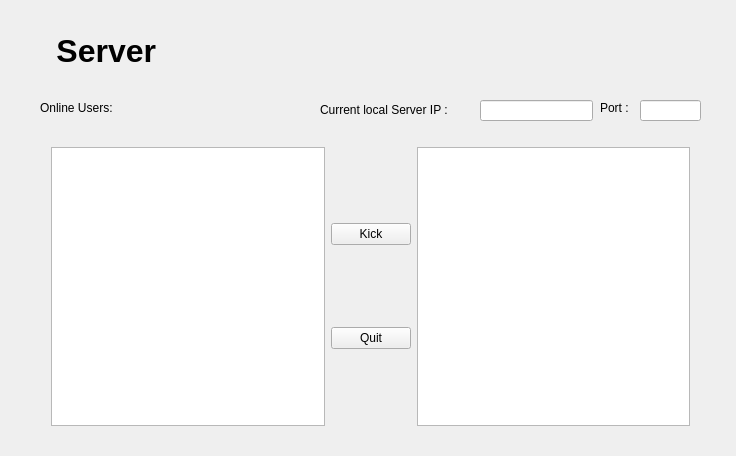
<?xml version="1.0" encoding="UTF-8"?>
<ui version="4.0">
 <class>Dialog</class>
 <widget class="QDialog" name="Dialog">
  <property name="geometry">
   <rect>
    <x>0</x>
    <y>0</y>
    <width>736</width>
    <height>456</height>
   </rect>
  </property>
  <property name="minimumSize">
   <size>
    <width>736</width>
    <height>456</height>
   </size>
  </property>
  <property name="maximumSize">
   <size>
    <width>736</width>
    <height>456</height>
   </size>
  </property>
  <property name="windowTitle">
   <string>Dialog</string>
  </property>
  <widget class="QStackedWidget" name="stackedWidget">
   <property name="geometry">
    <rect>
     <x>20</x>
     <y>80</y>
     <width>712</width>
     <height>371</height>
    </rect>
   </property>
   <property name="currentIndex">
    <number>1</number>
   </property>
   <widget class="QWidget" name="page_1">
    <widget class="QPushButton" name="pushButton_start">
     <property name="geometry">
      <rect>
       <x>290</x>
       <y>180</y>
       <width>113</width>
       <height>32</height>
      </rect>
     </property>
     <property name="text">
      <string>Start Server</string>
     </property>
    </widget>
    <widget class="QWidget" name="layoutWidget">
     <property name="geometry">
      <rect>
       <x>270</x>
       <y>130</y>
       <width>168</width>
       <height>29</height>
      </rect>
     </property>
     <layout class="QHBoxLayout" name="horizontalLayout">
      <item>
       <widget class="QLabel" name="label_Port">
        <property name="text">
         <string>Port :</string>
        </property>
       </widget>
      </item>
      <item>
       <widget class="QLineEdit" name="lineedit_port">
        <property name="inputMask">
         <string/>
        </property>
        <property name="placeholderText">
         <string>1 - 65536</string>
        </property>
       </widget>
      </item>
     </layout>
    </widget>
   </widget>
   <widget class="QWidget" name="page_2">
    <widget class="QLabel" name="label_OnlineUser">
     <property name="geometry">
      <rect>
       <x>20</x>
       <y>20</y>
       <width>91</width>
       <height>16</height>
      </rect>
     </property>
     <property name="text">
      <string>Online Users: </string>
     </property>
    </widget>
    <widget class="QLabel" name="label_IPAddr">
     <property name="geometry">
      <rect>
       <x>300</x>
       <y>20</y>
       <width>151</width>
       <height>20</height>
      </rect>
     </property>
     <property name="text">
      <string>Current local Server IP :</string>
     </property>
    </widget>
    <widget class="QLineEdit" name="lineEdit_IPAddr">
     <property name="geometry">
      <rect>
       <x>460</x>
       <y>20</y>
       <width>113</width>
       <height>21</height>
      </rect>
     </property>
     <property name="font">
      <font>
       <weight>75</weight>
       <bold>true</bold>
      </font>
     </property>
     <property name="text">
      <string/>
     </property>
     <property name="readOnly">
      <bool>true</bool>
     </property>
    </widget>
    <widget class="QLabel" name="label_Port_2">
     <property name="geometry">
      <rect>
       <x>580</x>
       <y>20</y>
       <width>41</width>
       <height>16</height>
      </rect>
     </property>
     <property name="text">
      <string>Port :</string>
     </property>
    </widget>
    <widget class="QLineEdit" name="lineEdit_Display_Port">
     <property name="geometry">
      <rect>
       <x>620</x>
       <y>20</y>
       <width>61</width>
       <height>21</height>
      </rect>
     </property>
     <property name="font">
      <font>
       <weight>75</weight>
       <bold>true</bold>
      </font>
     </property>
     <property name="text">
      <string/>
     </property>
     <property name="readOnly">
      <bool>true</bool>
     </property>
    </widget>
    <widget class="QWidget" name="layoutWidget">
     <property name="geometry">
      <rect>
       <x>20</x>
       <y>56</y>
       <width>661</width>
       <height>301</height>
      </rect>
     </property>
     <layout class="QHBoxLayout" name="horizontalLayout_2">
      <item>
       <widget class="QListWidget" name="listWidget_OnlineUser"/>
      </item>
      <item>
       <layout class="QVBoxLayout" name="verticalLayout">
        <item>
         <widget class="QPushButton" name="pushButton_Kick">
          <property name="text">
           <string>Kick</string>
          </property>
         </widget>
        </item>
        <item>
         <widget class="QPushButton" name="pushButton_Quit">
          <property name="text">
           <string>Quit</string>
          </property>
         </widget>
        </item>
       </layout>
      </item>
      <item>
       <widget class="QTextEdit" name="textEdit_ServerLog">
        <property name="focusPolicy">
         <enum>Qt::NoFocus</enum>
        </property>
        <property name="readOnly">
         <bool>true</bool>
        </property>
       </widget>
      </item>
     </layout>
    </widget>
   </widget>
  </widget>
  <widget class="QLabel" name="label_Server">
   <property name="geometry">
    <rect>
     <x>12</x>
     <y>36</y>
     <width>171</width>
     <height>29</height>
    </rect>
   </property>
   <property name="font">
    <font>
     <pointsize>24</pointsize>
     <weight>75</weight>
     <bold>true</bold>
    </font>
   </property>
   <property name="text">
    <string>     Server</string>
   </property>
  </widget>
 </widget>
 <layoutdefault spacing="6" margin="11"/>
 <resources/>
 <connections/>
</ui>
